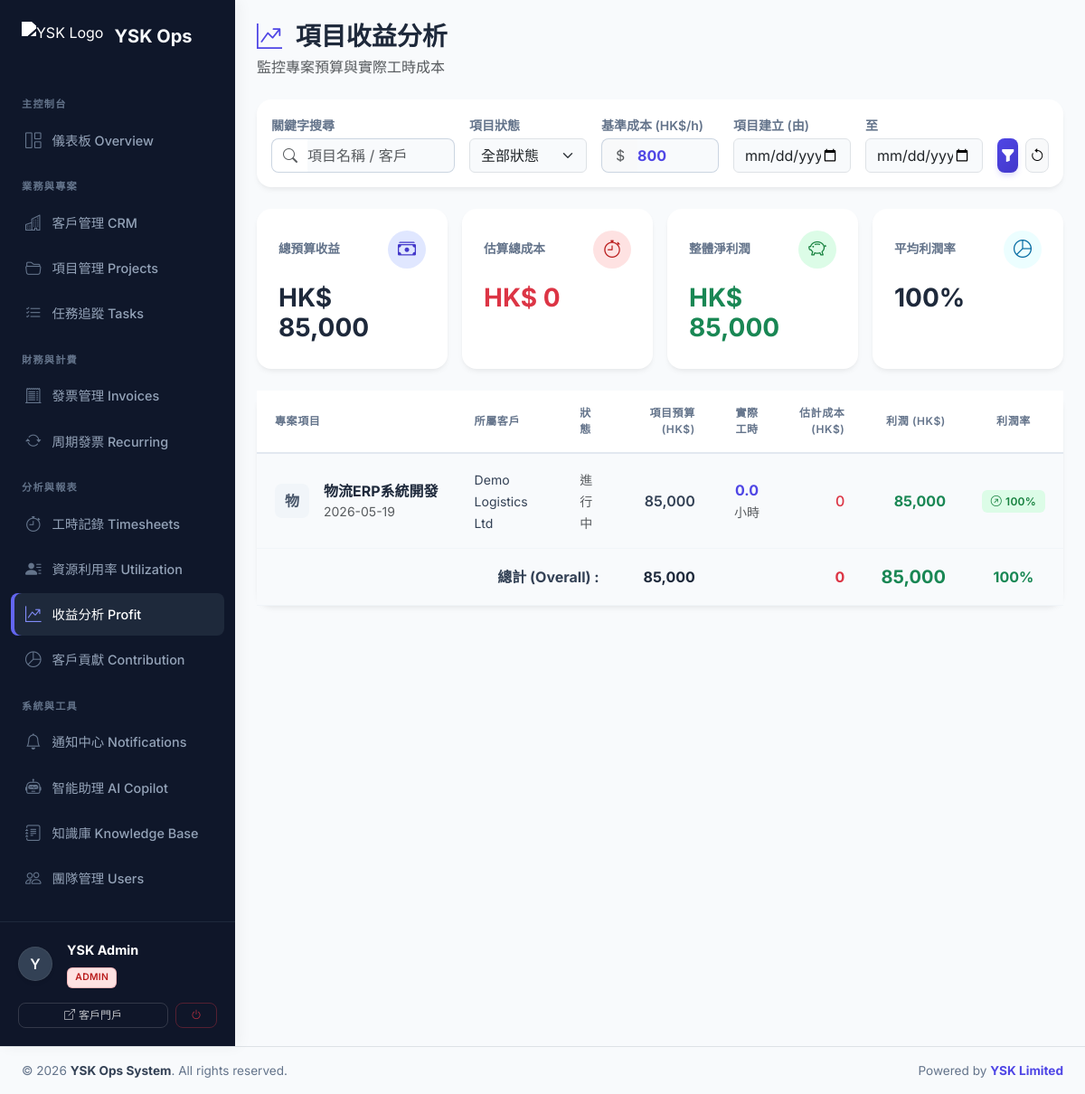
Before: /profit_analysis.php (signed in) with the older database file.
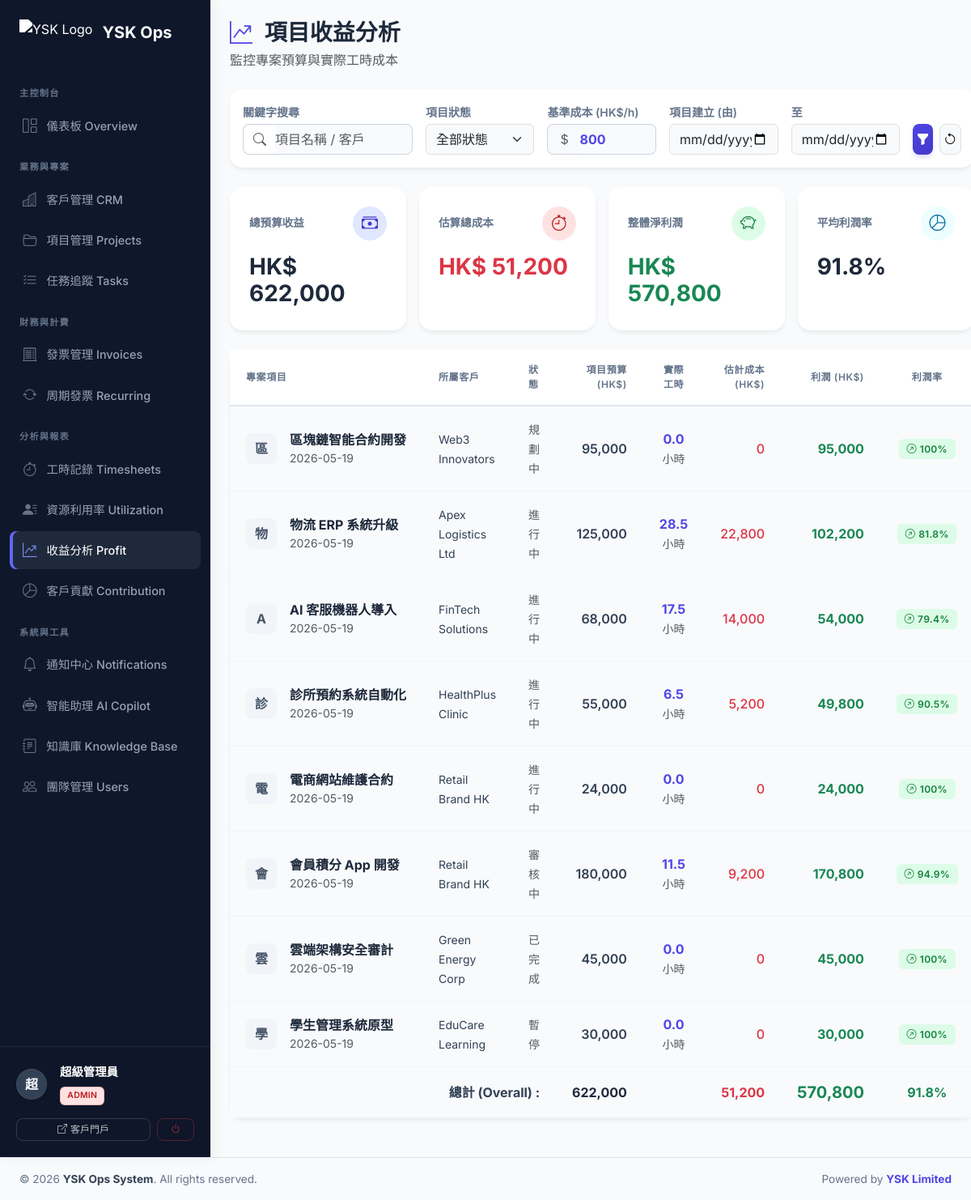
After: the same page with the newer database file.
### tables this page shows
CREATE TABLE projects (
    id INT AUTO_INCREMENT PRIMARY KEY,
    client_id INT NOT NULL,
    title VARCHAR(200) NOT NULL,
    description TEXT,
    service_type ENUM('ai_automation', 'app_development', 'cloud_security', 'web3_blockchain', 'other') NOT NULL,
    status ENUM('planning', 'in_progress', 'review', 'completed', 'on_hold', 'cancelled') DEFAULT 'planning',
    start_date DATE,
    end_date DATE,
    budget DECIMAL(12,2) DEFAULT 0,
    progress_percent INT DEFAULT 0 CHECK (progress_percent BETWEEN 0 AND 100),
    assigned_pm_id INT,
    created_by INT,
    created_at TIMESTAMP DEFAULT CURRENT_TIMESTAMP,
    updated_at TIMESTAMP DEFAULT CURRENT_TIMESTAMP ON UPDATE CURRENT_TIMESTAMP,
    FOREIGN KEY (client_id) REFERENCES clients(id) ON DELETE CASCADE,
    FOREIGN KEY (assigned_pm_id) REFERENCES users(id) ON DELETE SET NULL,
    FOREIGN KEY (created_by) REFERENCES users(id) ON DELETE SET NULL,
    FULLTEXT KEY ft_projects (title, description)
);

CREATE TABLE clients (
    id INT AUTO_INCREMENT PRIMARY KEY,
    company_name VARCHAR(150) NOT NULL,
    contact_person VARCHAR(100),
    email VARCHAR(100),
    phone VARCHAR(20),
    address TEXT,
    notes TEXT,
    status ENUM('active', 'inactive', 'lead') DEFAULT 'active',
    created_at TIMESTAMP DEFAULT CURRENT_TIMESTAMP,
    updated_at TIMESTAMP DEFAULT CURRENT_TIMESTAMP ON UPDATE CURRENT_TIMESTAMP,
    FULLTEXT KEY ft_clients (company_name, contact_person, email, notes)
);

### includes/db.php (called while the page is built, shortened)
<?php
function get_db_connection() {
    static $pdo = null;
    if ($pdo === null) {
        try {
            $dsn = "mysql:host=" . DB_HOST . ";dbname=" . DB_NAME . ";charset=" . DB_CHARSET;
            $pdo = new PDO($dsn, DB_USER, DB_PASS, [
                PDO::ATTR_ERRMODE => PDO::ERRMODE_EXCEPTION,
                PDO::ATTR_DEFAULT_FETCH_MODE => PDO::FETCH_ASSOC,
                PDO::ATTR_EMULATE_PREPARES => false,
            ]);
        } catch (PDOException $e) {
            die("Database connection failed: " . $e->getMessage() . "<br>Please check config.php and run database.sql first.");
        }
    }
    return $pdo;
}
function db_query($sql, $params = []) {
    $pdo = get_db_connection();
    $stmt = $pdo->prepare($sql);
    $stmt->execute($params);
    return $stmt;
}
function db_fetch_all($sql, $params = []) {
    return db_query($sql, $params)->fetchAll();
}
?>

### profit_analysis.php (the view, shortened to what the changed rows need)
<?php
require_once 'includes/db.php';
$hourly_rate = isset($_GET['hourly_rate']) && $_GET['hourly_rate'] !== '' ? (float)$_GET['hourly_rate'] : 800;
$where_clauses = ["1=1"];
$params = [];
$where_sql = implode(" AND ", $where_clauses);
$hourly_rate_safe = (float)$hourly_rate;
$projects = db_fetch_all("
    SELECT p.*, c.company_name,
           (SELECT COALESCE(SUM(hours), 0) FROM timesheets WHERE project_id = p.id) as total_hours,
           (SELECT COALESCE(SUM(hours * $hourly_rate_safe), 0) FROM timesheets WHERE project_id = p.id) as estimated_cost
    FROM projects p
    LEFT JOIN clients c ON p.client_id = c.id
    WHERE $where_sql
    ORDER BY p.status ASC, p.updated_at DESC
", $params);
$total_revenue = 0;
$total_cost = 0;
foreach ($projects as $p) {
    $total_revenue += $p['budget'];
    $total_cost += $p['estimated_cost'];
}
$total_profit = $total_revenue - $total_cost;
$avg_profit_rate = $total_revenue > 0 ? round(($total_profit / $total_revenue) * 100, 1) : 0;
$status_options = [
    'planning' => '規劃中',
    'in_progress' => '進行中',
    'review' => '審核中',
    'completed' => '已完成',
    'on_hold' => '暫停',
    'cancelled' => '已取消'
];
?>
<?php include 'includes/header.php'; ?>
<div class="d-flex">
    <?php include 'includes/sidebar.php'; ?>
    <div class="flex-grow-1 p-4">
        <div class="d-flex justify-content-between align-items-center mb-4">
            <div>
                <h2 class="h3 fw-bold mb-1 text-slate-800">
                    <i class="bi bi-graph-up-arrow me-2 text-primary"></i> 項目收益分析
                </h2>
            </div>
        </div>
        <div class="row g-3 mb-4">
            <div class="col-6 col-md-3">
                <div class="card stat-card h-100 border-0 shadow-sm">
                    <div class="card-body p-4">
                        <div class="d-flex justify-content-between align-items-center mb-3">
                            <h6 class="text-slate-500 fw-semibold mb-0" style="font-size: 0.85rem;">總預算收益</h6>
                            <div class="bg-primary bg-opacity-10 text-primary rounded-circle d-flex align-items-center justify-content-center" style="width: 42px; height: 42px;">
                            </div>
                        </div>
                        <h3 class="fw-bold text-slate-800 mb-1">HK$ <?= number_format($total_revenue, 0) ?></h3>
                    </div>
                </div>
            </div>
            <div class="col-6 col-md-3">
                <div class="card stat-card h-100 border-0 shadow-sm">
                    <div class="card-body p-4">
                        <div class="d-flex justify-content-between align-items-center mb-3">
                            <h6 class="text-slate-500 fw-semibold mb-0" style="font-size: 0.85rem;">估算總成本</h6>
                            <div class="bg-danger bg-opacity-10 text-danger rounded-circle d-flex align-items-center justify-content-center" style="width: 42px; height: 42px;">
                            </div>
                        </div>
                        <h3 class="fw-bold text-danger mb-1">HK$ <?= number_format($total_cost, 0) ?></h3>
                    </div>
                </div>
            </div>
            <div class="col-6 col-md-3">
                <div class="card stat-card h-100 border-0 shadow-sm">
                    <div class="card-body p-4">
                        <div class="d-flex justify-content-between align-items-center mb-3">
                            <h6 class="text-slate-500 fw-semibold mb-0" style="font-size: 0.85rem;">整體淨利潤</h6>
                            <div class="bg-<?= $total_profit >= 0 ? 'success' : 'danger' ?> bg-opacity-10 text-<?= $total_profit >= 0 ? 'success' : 'danger' ?> rounded-circle d-flex align-items-center justify-content-center" style="width: 42px; height: 42px;">
                            </div>
                        </div>
                        <h3 class="fw-bold text-<?= $total_profit >= 0 ? 'success' : 'danger' ?> mb-1">HK$ <?= number_format($total_profit, 0) ?></h3>
                    </div>
                </div>
            </div>
            <div class="col-6 col-md-3">
                <div class="card stat-card h-100 border-0 shadow-sm">
                    <div class="card-body p-4">
                        <div class="d-flex justify-content-between align-items-center mb-3">
                            <h6 class="text-slate-500 fw-semibold mb-0" style="font-size: 0.85rem;">平均利潤率</h6>
                            <div class="bg-info bg-opacity-10 text-info rounded-circle d-flex align-items-center justify-content-center" style="width: 42px; height: 42px;">
                            </div>
                        </div>
                        <h3 class="fw-bold text-slate-800 mb-1"><?= $avg_profit_rate ?>%</h3>
                    </div>
                </div>
            </div>
        </div>
        <div class="card border-0 shadow-sm mb-4">
            <div class="card-body p-0">
                <div class="table-responsive">
                    <table class="table table-hover align-middle mb-0">
                        <thead>
                            <tr>
                                <th>專案項目</th>
                                <th>所屬客戶</th>
                                <th>狀態</th>
                                <th class="text-end">項目預算 (HK$)</th>
                                <th class="text-center">實際工時</th>
                                <th class="text-end">估計成本 (HK$)</th>
                                <th class="text-end">利潤 (HK$)</th>
                                <th class="text-center pe-4">利潤率</th>
                            </tr>
                        </thead>
                        <tbody>
                            <?php foreach ($projects as $p):
                                $profit = $p['budget'] - $p['estimated_cost'];
                                $profit_rate = $p['budget'] > 0 ? round(($profit / $p['budget']) * 100, 1) : 0;
                                if ($profit_rate >= 40) {
                                    $rate_color = 'success';
                                    $rate_icon = 'bi-arrow-up-right-circle';
                                } elseif ($profit_rate >= 15) {
                                    $rate_color = 'primary';
                                    $rate_icon = 'bi-dash-circle';
                                } elseif ($profit_rate >= 0) {
                                    $rate_color = 'warning';
                                    $rate_icon = 'bi-exclamation-circle';
                                } else {
                                    $rate_color = 'danger';
                                    $rate_icon = 'bi-arrow-down-right-circle';
                                }
                                $avatar_char = mb_substr($p['title'] ?? 'P', 0, 1, 'UTF-8');
                            ?>
                            <tr>
                                <td>
                                    <div class="d-flex align-items-center">
                                        <div class="bg-secondary bg-opacity-10 text-secondary rounded-3 d-flex align-items-center justify-content-center me-3" style="width: 38px; height: 38px;">
                                            <span class="fw-bold fs-6"><?= htmlspecialchars($avatar_char) ?></span>
                                        </div>
                                        <div>
                                            <div class="fw-bold text-slate-800 text-truncate" style="max-width: 200px;"><?= htmlspecialchars($p['title'] ?? '') ?></div>
                                            <div class="small text-muted"><?= date('Y-m-d', strtotime($p['created_at'])) ?></div>
                                        </div>
                                    </div>
                                </td>
                                <td>
                                    <span class="text-slate-700 small"><?= htmlspecialchars($p['company_name'] ?? '已刪除客戶') ?></span>
                                </td>
                                <td>
                                    <span class="text-muted small"><?= $status_options[$p['status']] ?? $p['status'] ?></span>
                                </td>
                                <td class="text-end fw-semibold text-slate-700">
                                    <?= number_format($p['budget'] ?? 0, 0) ?>
                                </td>
                                <td class="text-center">
                                    <div class="fw-bold text-indigo fs-6"><?= number_format($p['total_hours'], 1) ?> <span class="text-muted small fw-normal">小時</span></div>
                                </td>
                                <td class="text-end text-danger fw-medium">
                                    <?= number_format($p['estimated_cost'], 0) ?>
                                </td>
                                <td class="text-end fw-bold <?= $profit >= 0 ? 'text-success' : 'text-danger' ?>">
                                    <?= number_format($profit, 0) ?>
                                </td>
                                <td class="text-center pe-4">
                                    <span class="badge bg-<?= $rate_color ?> bg-opacity-10 text-<?= $rate_color ?> px-2 py-1" style="min-width: 70px;">
                                        <i class="bi <?= $rate_icon ?> me-1"></i><?= $profit_rate ?>%
                                    </span>
                                </td>
                            </tr>
                            <?php endforeach; ?>
                        </tbody>
                        <tfoot class="bg-light">
                            <tr>
                                <td colspan="3" class="text-end fw-bold text-slate-700 py-3">總計 (Overall) :</td>
                                <td class="text-end fw-bold text-slate-800 fs-6 py-3"><?= number_format($total_revenue, 0) ?></td>
                                <td></td>
                                <td class="text-end fw-bold text-danger fs-6 py-3"><?= number_format($total_cost, 0) ?></td>
                                <td class="text-end fw-bold <?= $total_profit >= 0 ? 'text-success' : 'text-danger' ?> fs-5 py-3">
                                    <?= number_format($total_profit, 0) ?>
                                </td>
                                <td class="text-center pe-4 py-3">
                                    <span class="fw-bold text-<?= $avg_profit_rate >= 0 ? 'success' : 'danger' ?> fs-6"><?= $avg_profit_rate ?>%</span>
                                </td>
                            </tr>
                        </tfoot>
                    </table>
                </div>
            </div>
        </div>
    </div>
</div>
<?php include 'includes/footer.php'; ?>

### includes/sidebar.php (shortened to what the changed rows need)
<div id="sidebar" class="d-flex flex-column pb-0">
    <?php
        $user_name = $_SESSION['user']['full_name'] ?? 'User';
        $user_role = $_SESSION['user']['role'] ?? 'viewer';
        $avatar_char = mb_substr($user_name, 0, 1, 'UTF-8');
        $role_colors = [
            'admin' => 'danger',
            'pm' => 'primary',
            'developer' => 'success',
            'finance' => 'warning',
            'viewer' => 'secondary'
        ];
        $r_color = $role_colors[$user_role] ?? 'secondary';
    ?>
    <div class="sidebar-user-card">
        <div class="d-flex align-items-center mb-3">
            <div class="sidebar-user-avatar me-3 shadow-sm border border-secondary border-opacity-25">
                <?= htmlspecialchars($avatar_char) ?>
            </div>
            <div class="overflow-hidden">
                <div class="text-white fw-bold text-truncate" style="font-size: 0.9rem;"><?= htmlspecialchars($user_name) ?></div>
                <div class="mt-1">
                    <span class="badge bg-<?= $r_color ?> bg-opacity-25 text-<?= $r_color ?> border border-<?= $r_color ?> border-opacity-25" style="font-size: 0.65rem; padding: 3px 6px;">
                    </span>
                </div>
            </div>
        </div>
    </div>
</div>

Changed rows visible on the page:
added projects: title "區", title "區塊鏈智能合約開發", created_at "2026-05-19", client.company_name "Web3 Innovators", status "規劃中", budget "95,000", total_hours "0.0", estimated_cost "0", profit "95,000", profit_rate "100"
changed projects: title "物流ERP系統開發" → "物流 ERP 系統升級"; client.company_name "Demo Logistics Ltd" → "Apex Logistics Ltd"; budget "85,000" → "125,000"; total_hours "0.0" → "28.5"; estimated_cost "0" → "22,800"; profit "85,000" → "102,200"; profit_rate "100" → "81.8"
added projects: title "A", title "AI 客服機器人導入", created_at "2026-05-19", client.company_name "FinTech Solutions", status "進行中", budget "68,000", total_hours "17.5", estimated_cost "14,000", profit "54,000", profit_rate "79.4"
added projects: title "診", title "診所預約系統自動化", created_at "2026-05-19", client.company_name "HealthPlus Clinic", status "進行中", budget "55,000", total_hours "6.5", estimated_cost "5,200", profit "49,800", profit_rate "90.5"
added projects: title "電", title "電商網站維護合約", created_at "2026-05-19", client.company_name "Retail Brand HK", status "進行中", budget "24,000", total_hours "0.0", estimated_cost "0", profit "24,000", profit_rate "100"
added projects: title "會", title "會員積分 App 開發", created_at "2026-05-19", client.company_name "Retail Brand HK", status "審核中", budget "180,000", total_hours "11.5", estimated_cost "9,200", profit "170,800", profit_rate "94.9"
added projects: title "雲", title "雲端架構安全審計", created_at "2026-05-19", client.company_name "Green Energy Corp", status "已完成", budget "45,000", total_hours "0.0", estimated_cost "0", profit "45,000", profit_rate "100"
added projects: title "學", title "學生管理系統原型", created_at "2026-05-19", client.company_name "EduCare Learning", status "暫停", budget "30,000", total_hours "0.0", estimated_cost "0", profit "30,000", profit_rate "100"
Other visible differences:
$avatar_char: "Y" → "超"
$user_name: "YSK Admin" → "超級管理員"
$total_revenue: "85,000" → "622,000"
$total_cost: "0" → "51,200"
$total_profit: "85,000" → "570,800"
$avg_profit_rate: "100" → "91.8"
